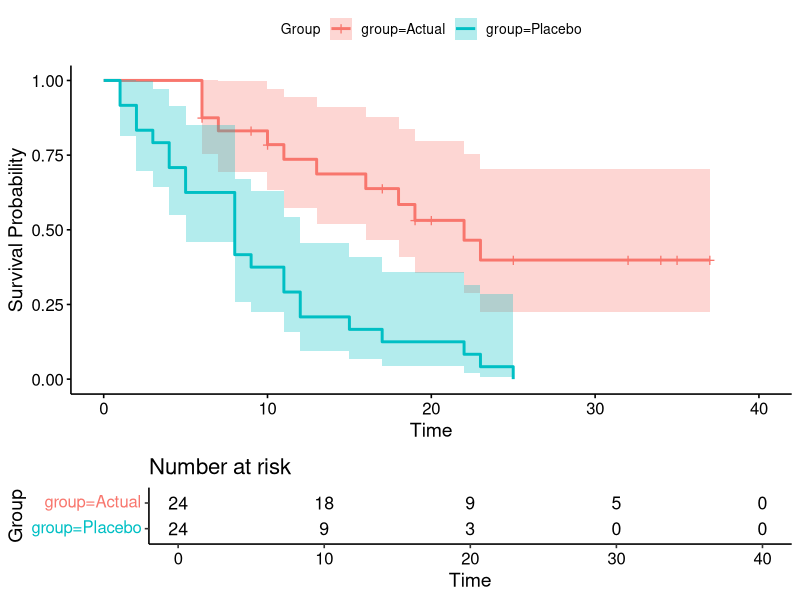
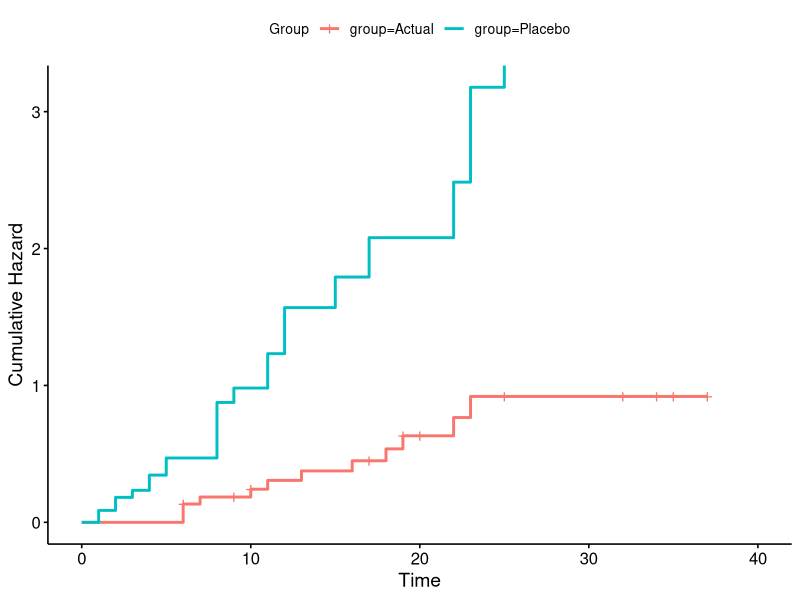
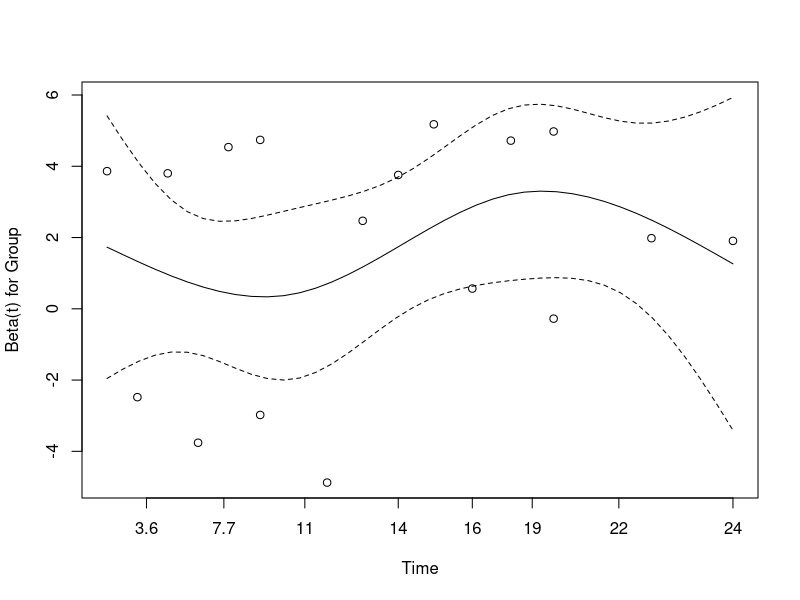
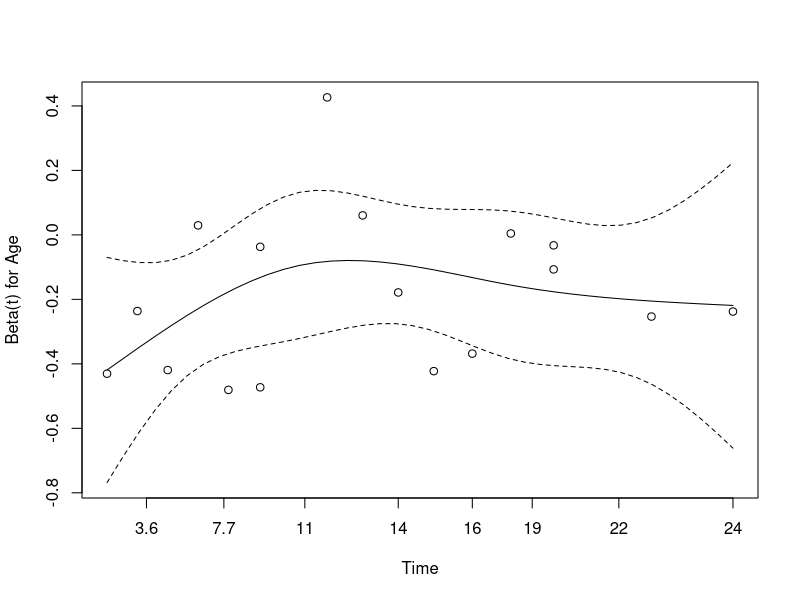

Write the R code that produced these figures, in order.
#1The following data gives remission times for two groups of acute leukemia patients. One 
# groups given the placebo and the other the drug 6-MP. (+ indicates censoring time) 
# Actual 6 6 6 6+ 7 9+ 10 10+ 11 13 16 17+ 18 19 19+ 20+ 22 23 25+ 32+ 32+ 34+ 35+ 37+
# Placebo 1 1 2 2 3 4 4 5 5 8 8 8 8 9 8 11 11 12 12 15 17 22 23 25 

library(survival)
library(survminer)

# Actual group
time_actual <- c(6,6,6,6,7,9,10,10,11,13,16,17,18,19,19,20,22,23,25,32,32,34,35,37)
status_actual <- c(1,1,1,0,1,0,1,0,1,1,1,0,1,1,0,0,1,1,0,0,0,0,0,0)

# Placebo group
time_placebo <- c(1,1,2,2,3,4,4,5,5,8,8,8,8,9,8,11,11,12,12,15,17,22,23,25)
status_placebo <- c(1,1,1,1,1,1,1,1,1,1,1,1,1,1,1,1,1,1,1,1,1,1,1,1)

# Combine data
group <- c(rep("Actual", length(time_actual)),
           rep("Placebo", length(time_placebo)))
time <- c(time_actual, time_placebo)
status <- c(status_actual, status_placebo)
dat1 <- data.frame(time, status, group)


#(a)Calculate the product limit estimator of the survivor functions for two groups. 
fit_km <- survfit(Surv(time, status) ~ group, data = dat1)
summary(fit_km)


#(b)Plot the estimated survivor function for the two groups. 
ggsurvplot(fit_km, data = dat1,conf.int = TRUE,risk.table = TRUE,xlab = "Time",
           ylab = "Survival Probability",legend.title = "Group")


#(c)Also calculate the cumulative hazard function estimator plot then and comment. 
ggsurvplot(fit_km, fun = "cumhaz",data = dat1,
           xlab = "Time",ylab = "Cumulative Hazard",legend.title = "Group")




#2 Using the following survival dataset of 30 patients where each observation includes a survival 
# time, event status (1 = death, 0 = censored), and treatment group. 

# ID Time Status Group ID Time Status Group 
# 1 3 1 Drug-1 16 2 1 Drug-2 
# 2 5 1 Drug-1 17 4 1 Drug-2 
# 3 6 0 Drug-1 18 5 0 Drug-2 
# 4 7 1 Drug-1 19 6 1 Drug-2 
# 5 9 1 Drug-1 20 8 1 Drug-2 
# 6 10 0 Drug-1 21 9 1 Drug-2 
# 7 12 1 Drug-1 22 10 0 Drug-2 
# 8 14 0 Drug-1 23 11 1 Drug-2 
# 9 15 1 Drug-1 24 13 1 Drug-2 
# 10 18 0 Drug-1 25 16 0 Drug-2 
# 11 19 1 Drug-1 26 17 0 Drug-2 
# 12 21 0 Drug-1 27 20 1 Drug-2 
# 13 24 1 Drug-1 28 22 1 Drug-2 
# 14 25 1 Drug-1 29 23 1 Drug-2 
# 15 27 0 Drug-1 30 28 0 Drug-2 


#a)Write the R code required to perform the log-rank test. Also report the chi-square 
#statistic, degrees of freedom, and p-value. 
library(survminer)
ID <- 1:30
Time <- c(3,5,6,7,9,10,12,14,15,18,19,21,24,25,27,
          2,4,5,6,8,9,10,11,13,16,17,20,22,23,28)
Status <- c(1,1,0,1,1,0,1,0,1,0,1,0,1,1,0,
            1,1,0,1,1,1,0,1,1,0,0,1,1,1,0)
Group <- c(rep("Drug-1", 15), rep("Drug-2", 15))
dat2 <- data.frame(ID, Time, Status, Group)
logrank <- survdiff(Surv(Time, Status) ~ Group, data = dat2)
logrank


chisq  <- logrank$chisq
df     <- length(logrank$n) - 1
pvalue <- 1 - pchisq(chisq, df)

chisq; df; pvalue


#b()
# p≈0.51>0.05,
# we fail to reject the null hypothesis.
# There is no statistically significant difference in survival between Drug-1
# and Drug-2 at the 5% significance level.




#c)Interpret the result in the context of the treatments.
# The log-rank test indicates that the time-to-event (survival) outcomes for patients receiving Drug-1 and 
# Drug-2 are not significantly different.




#3  
# (a) Find the Cox-Proportional Hazard model ℎ(𝑡)=ℎ0(𝑡) exp (𝛽1Group+𝛽2 Age). 
# (b) Describe how you would test the proportional hazards (PH) assumption using R. 
# (c) Comment on your findings.

ID <- 1:26
Time <- c(3,6,8,9,12,14,16,18,20,22,23,24,25,
          2,5,7,8,9,11,13,14,15,17,18,20,22)

Status <- c(1,1,0,1,1,0,1,0,1,0,1,1,0,
            1,1,0,1,1,0,1,1,1,0,1,1,0)

Group <- c(rep("G-1", 13), rep("G-2", 13))

Age <- c(45,50,47,52,60,55,49,46,57,53,54,55,57,
         46,47,47,48,50,62,59,55,51,58,60,63,64)

dat3 <- data.frame(ID, Time, Status, Group, Age)

#(a) Fit Cox PH model
coxfit <- coxph(Surv(Time, Status) ~ Group + Age, data = dat3)
summary(coxfit)

#(b) Test Proportional Hazards (PH) assumption
ph_test <- cox.zph(coxfit)
ph_test
plot(ph_test)


# c)comment based on findings
# For Group, the trend shows slight curvature, consistent with its borderline p-value (0.051), suggesting a possible but weak time-dependent effect.
# For Age, the line appears flat with no clear pattern, consistent with its non-significant test result.
# The global PH test (p = 0.123) confirms that the model as a whole satisfies the proportional hazards assumption.


